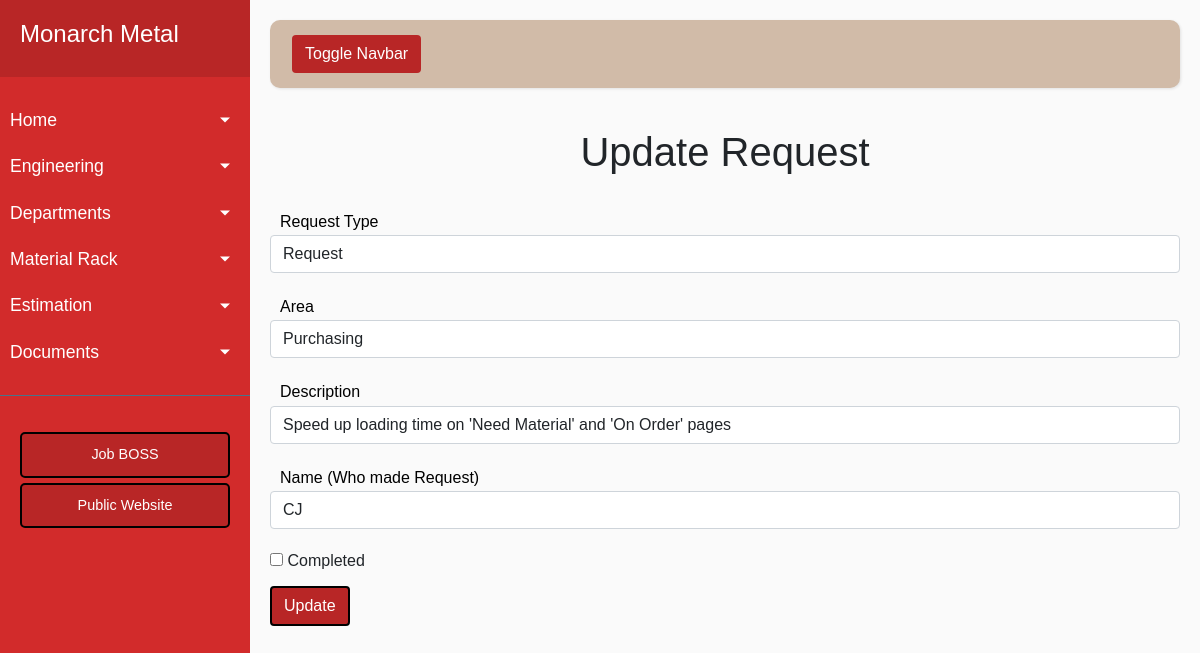
/edit_todo/5, run on the app's committed database.
### app/models.py (models this page shows, shortened)
class Todo(Base):
    __tablename__ = 'todo'
    id = Column(Integer, primary_key=True)
    rtype = Column(String(120))
    area = Column(String(120))
    desc = Column(String(120))
    name = Column(String(120))
    done = Column(Integer())

### app/routes.py (the view)
@app.route('/edit_todo/<int:id>', methods=["POST", "GET"])
def update_record_todo(id):
    if request.method == "POST":
        rtype = request.form["rtype"]
        area = request.form["area"]
        desc = request.form["desc"]
        name = request.form["name"]
        done = request.form["done"]
        update_todo = Todo.query.get(id)
        update_todo.rtype = rtype
        update_todo.area = area
        update_todo.desc = desc
        update_todo.name = name
        update_todo.done = done
        db_session.commit()
        data = {
            "id": id,
            "rtype": rtype,
            "area": area,
            "desc": desc,
            "name": name,
            "done": done
        }
        pusher_client.trigger('table', 'update-record-todo', {'data': data })
        return redirect("/index", code=302)
    else:
        new_todo = Todo.query.get(id)
        return render_template('update_todo.html', data=new_todo)

### app/routes.py (called while the page is built)
@app.teardown_appcontext
def shutdown_session(exception=None):
    db_session.remove()

### app/templates/update_todo.html (shortened to what this page needs)
{% extends 'base.html' %}
{% block content %}
<h1 align='center'>Update Request</h1>
    <br>
    <form method="POST" id="target">
        <div class="form-group">
            <p class="formTitle">Request Type</p>  <input type="text" class="form-control formJob" name="rtype" value="{{ data.rtype }}" placeholder="Request Type">
        </div>
        <div class="form-group">
            <p class="formTitle">Area</p>  <input type="text" class="form-control formJob" name="area" value="{{ data.area }}" placeholder="Area">
        </div>
        <div class="form-group">
            <p class="formTitle">Description</p>  <input type="text" class="form-control formJob" name="desc" value="{{ data.desc }}" placeholder="Description">
        </div>
        <div class="form-group">
            <p class="formTitle">Name (Who made Request)</p>  <input type="text" class="form-control formJob" name="name" value="{{ data.name }}" placeholder="Name">
        </div>
        <div class="form-group">
            <input id='donecb' class="formVerify" type="checkbox" value='on' name="done" {% if data.done == 'on' %} checked {% else %} {% endif %}> Completed
        </div>
        <button type="submit" class="btn btn-block btn-primary formBtn">Update</button>
    </form>
{% endblock %}

### app/static/style.css (style rules this page uses)
* { font-family: 'Poppins', sans-serif; }
body { font-family: 'Poppins', sans-serif; background: #fafafa; }
p { font-family: 'Poppins', sans-serif; font-size: 1.1em; font-weight: 300; line-height: 1.7em; color: #999; }
.formJob, .formModel, .formEng, .formWIP, .formHold, .formHoldRsn, .formQC, .formQCNote, .formGood, .formMtl, .formMtlN, .formOrder, .formDate, .formVerify, .formNote, .formName { margin-bottom: 20px; }
#holdcb, #wipcb, #modelcb, #aprcb, #qccb, #mtlcb, #pgmcb, #tlhcb, #donecb, #verf { accent-color: #B82626; }
.formBtn, .todoBtn { background-color: #B82626; border: 2px solid black; }
.formTitle { color: black; margin-bottom: 0; font-size: 16px; margin-left: 10px; }

### data on the page
Todo: rtype "Request", area "Purchasing", desc "Speed up loading time on 'Need Material' and 'On Order' pages", name "CJ"
